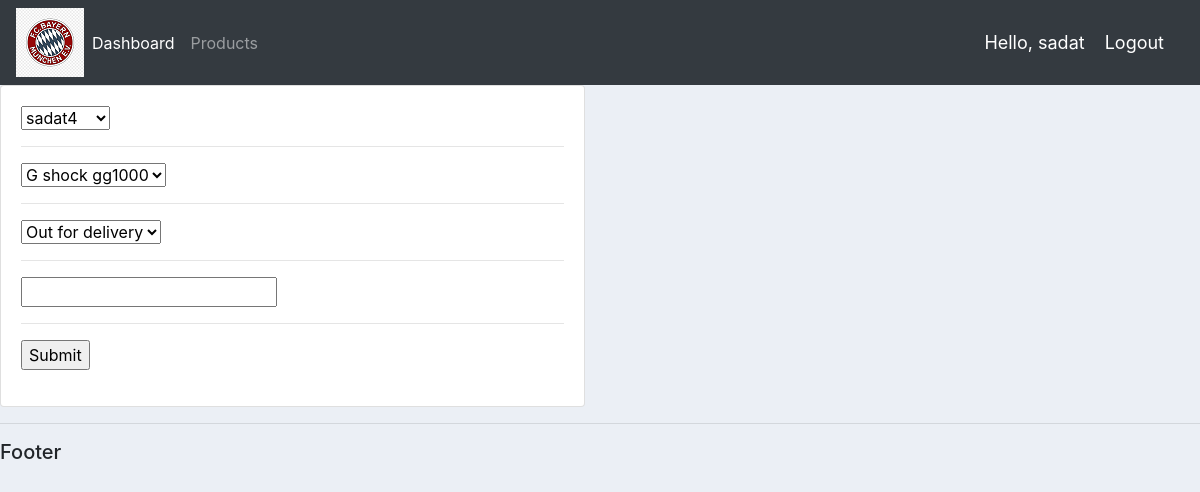
/update_order/10/ (signed in), run on the app's committed database.
### accounts/models.py (models this page shows, shortened)
class Order(models.Model):
    STATUS = (
        ('Pending', 'Pending'),
        ('Out for delivery', 'Out for delivery'),
        ('Delivered', 'Delivered'),
    )
    customer = models.ForeignKey(Customer, null=True, on_delete=models.SET_NULL)
    product = models.ForeignKey(Product, null=True, on_delete=models.SET_NULL)
    date_created = models.DateTimeField(auto_now_add=True, null=True)
    status = models.CharField(max_length=200, null=True, choices=STATUS)
    note = models.CharField(max_length=1000, null=True)

### accounts/decorators.py (the view)
		def wrapper_func(request, *args, **kwargs):
			group = None
			if request.user.groups.exists():
				group = request.user.groups.all()[0].name
			if group in allowed_roles:
				return view_func(request, *args, **kwargs)
			else:
				return HttpResponse('You are not authorized to view this page')

### accounts/forms.py
class OrderForm(ModelForm):
	class Meta:
		model = Order
		fields = '__all__'

### accounts/models.py (called while the page is built)
    def __str__(self):
        return self.name

    def __str__(self):
        return self.name

### accounts/views.py (called while the page is built)
@login_required(login_url='login')
@allowed_users(allowed_roles=['admin'])
def updateOrder(request, pk):
    order = Order.objects.get(id=pk)
    form = OrderForm(instance=order)
    if request.method == 'POST':
        form = OrderForm(request.POST, instance=order)
        if form.is_valid():
            form.save()
            return redirect('/')
    context = {'form': form}
    return render(request, 'accounts/order_form.html', context)

### accounts/templates/accounts/order_form.html (shortened to what this page needs)
{%  extends 'accounts/main.html' %}
{% load static %}
{% block content %}
<div class="row">
	<div class="col-md-6">
		<div class="card card-body">
			<form action="" method="POST">
				{% for field in form %}
					{{field}}
					<hr>
				{% endfor %}
				<input type="submit" name="Submit">
			</form>
		</div>
	</div>
</div>
{% endblock %}

### accounts/templates/accounts/navbar.html (shortened to what this page needs)
{% load static %}
<nav class="navbar navbar-expand-lg navbar-dark bg-dark">
 <img src="{% static 'images/logo.png' %}">
  <div class="collapse navbar-collapse" id="navbarNav">
    <ul class="navbar-nav">
      {% if request.user.is_staff %}
      <li class="nav-item active">
        <a class="nav-link" href="{% url 'home' %}">Dashboard</a>
      </li>
      {% endif %}
      <li class="nav-item">
        <a class="nav-link" href="{% url 'products' %}">Products</a>
      </li>
    </ul>
  </div>
  <span class="hello-msg">Hello, {{request.user}}</span>
  <span ><a  class="hello-msg" href="{% url 'logout' %}">Logout</a></span>
</nav>

### static/css/main.css (style rules this page uses)
body { background-color: #ebeff5; }

### accounts/templates/accounts/navbar.html (style rules this page uses)
.hello-msg { font-size: 18px; color: #fff; margin-right: 20px; }

### data on the page
Order: form "sadat4" "G shock gg1000" "Out for delivery"

### other printed values
{{ request.user }} "sadat"
